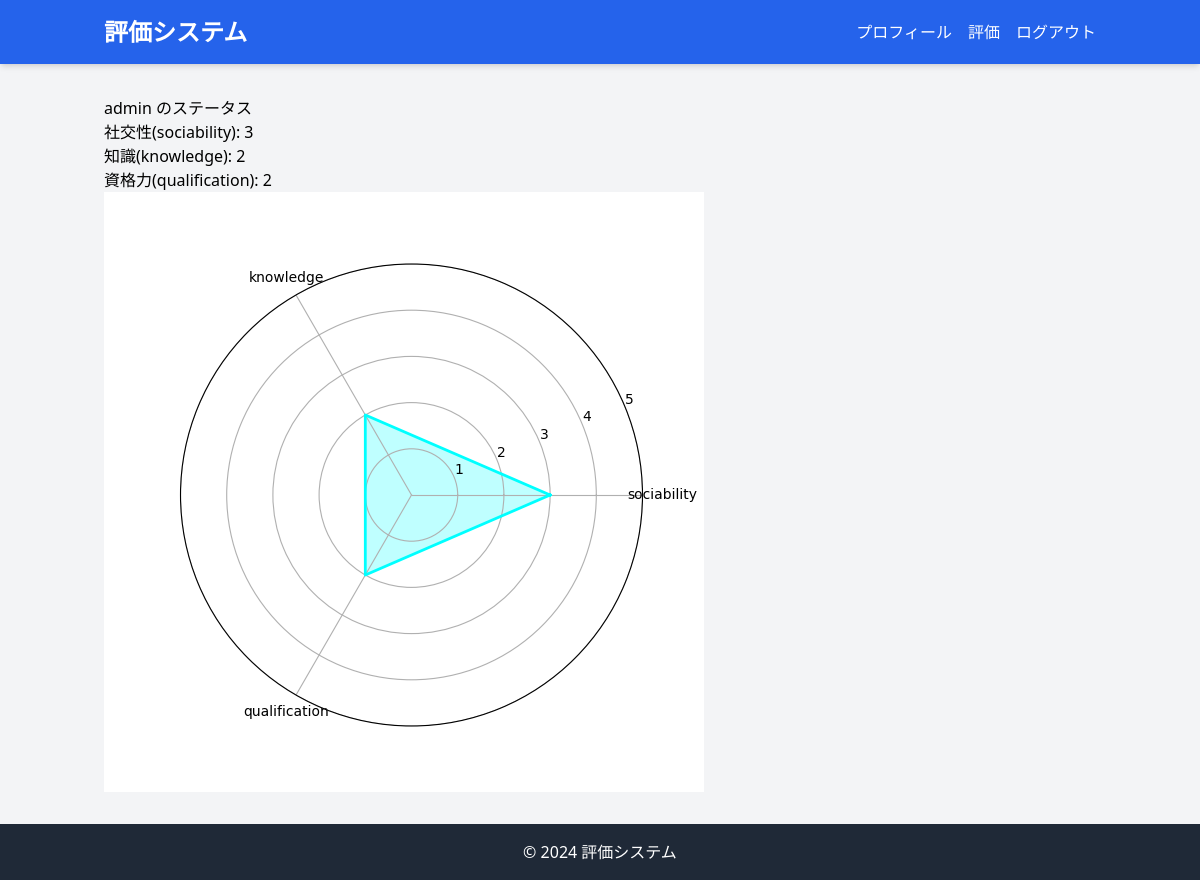
Page /status/ (signed in) on the committed database.
### main/models.py (models this page shows, shortened)
class Status(models.Model):
    user = models.ForeignKey(User, on_delete=models.CASCADE)  # Userモデルへの外部キー
    sociability = models.IntegerField(default=1, choices=[(i, i) for i in range(1, 6)])  # 社交性
    knowledge = models.IntegerField(default=1, choices=[(i, i) for i in range(1, 6)])    # 知識
    qualification = models.IntegerField(default=1, choices=[(i, i) for i in range(1, 6)])  # 資格
    sociability_point = models.IntegerField(default=0)  # 社交性を上げるためのポイント
    knowledge_point = models.IntegerField(default=0)    # 知識を上げるためのポイント
    qualification_point = models.IntegerField(default=0)    # 資格を上げるためのポイント
    class Meta:
        verbose_name_plural = 'ステータス'

### user/models.py (models this page shows)
class User(AbstractBaseUser, PermissionsMixin):
    user_vali = UnicodeUsernameValidator()
    username = models.CharField(_('username'), max_length=150, unique=True, validators=[user_vali])
    email = models.EmailField(_('email'), unique=True)
    is_staff = models.BooleanField(_('staff status'), default=False)
    objects = UserManager()
    USERNAME_FIELD = 'email'
    REQUIRED_FIELDS = ['username']

### main/views.py (the view)
# urls.py: path("status/", views.status_view, name="status"),
@login_required  # ログインが必要なビューにするためのデコレーター
def status_view(request):
    status, created = Status.objects.get_or_create(user=request.user, defaults={
        'sociability': 1,
        'knowledge': 1,
        'qualification': 1,
    })
    return render(request, 'main/status.html', {'status': status})

### main/templates/main/status.html
{% extends 'main/base.html' %}
{% block content %}
<h2>{{ status.user.username }} のステータス</h2>
<ul>
    <li>社交性(sociability): {{ status.sociability }}</li>
    <li>知識(knowledge): {{ status.knowledge }}</li>
    <li>資格力(qualification): {{ status.qualification }}</li>
</ul>
<img src="{% url 'main:radar_chart' %}" alt="ステータスのレーダーチャート">
{% endblock %}

### rows in the picture
Status: user.username "admin", sociability "3", knowledge "2", qualification "2"
